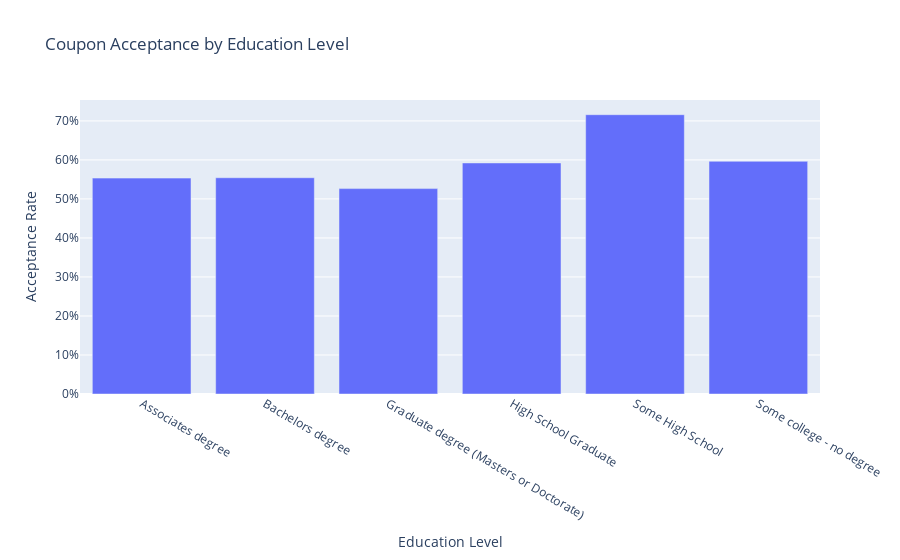

Source (notebook cell):
### Code cell
# Filter data for accepted coupons
accepted_coupons = driver_coupons[driver_coupons['Y'] == 1]

# Calculate the acceptance rate for each education level
education_group_counts = driver_coupons.groupby('education')['Y'].count().reset_index(name='total')
accepted_counts_education = accepted_coupons.groupby('education')['Y'].count().reset_index(name='accepted')
acceptance_rate_education = pd.merge(education_group_counts, accepted_counts_education, on='education')
acceptance_rate_education['acceptance_rate'] = acceptance_rate_education['accepted'] / acceptance_rate_education['total']

# Create the bar plot for education level analysis
fig = px.bar(acceptance_rate_education, x='education', y='acceptance_rate', title='Coupon Acceptance by Education Level', labels={'acceptance_rate': 'Acceptance Rate', 'education': 'Education Level'})
fig.update_layout(yaxis_tickformat=',.0%')
fig.show()

# Higher Acceptance for Lower Education Levels: Individuals with some high school education have the highest acceptance rate for coupons. 
# This suggests that those with lower education levels might be more inclined to use coupons, potentially due to financial considerations.
# Moderate Acceptance Across Other Education Levels: Acceptance rates for individuals with associate's degrees, bachelor's degrees, high school graduates, 
# and those with some college but no degree are fairly consistent, around 55%.
# Slightly Lower Acceptance for Graduate Degrees: Individuals with graduate degrees show a slightly lower acceptance rate, 
# indicating a possible decrease in coupon usage among those with higher education levels.

### Figure 1 — Plotly figure (JSON) as saved in the notebook; plotly's stock layout.template omitted (floating-point values rounded to 4 significant figures)
{"data": [{"alignmentgroup": "True", "hovertemplate": "Education Level=%{x}<br>Acceptance Rate=%{y}<extra></extra>", "legendgroup": "", "marker": {"color": "#636efa", "pattern": {"shape": ""}}, "name": "", "offsetgroup": "", "orientation": "v", "showlegend": false, "textposition": "auto", "type": "bar", "x": ["Associates degree", "Bachelors degree", "Graduate degree (Masters or Doctorate)", "High School Graduate", "Some High School", "Some college - no degree"], "xaxis": "x", "y": [0.5533, 0.5543, 0.5265, 0.5923, 0.7159, 0.5964], "yaxis": "y"}], "layout": {"autosize": true, "barmode": "relative", "legend": {"tracegroupgap": 0}, "title": {"text": "Coupon Acceptance by Education Level"}, "xaxis": {"anchor": "y", "autorange": true, "domain": [0, 1], "range": [-0.5, 5.5], "title": {"text": "Education Level"}, "type": "category"}, "yaxis": {"anchor": "x", "autorange": true, "domain": [0, 1], "range": [0, 0.7536], "tickformat": ",.0%", "title": {"text": "Acceptance Rate"}, "type": "linear"}}}
